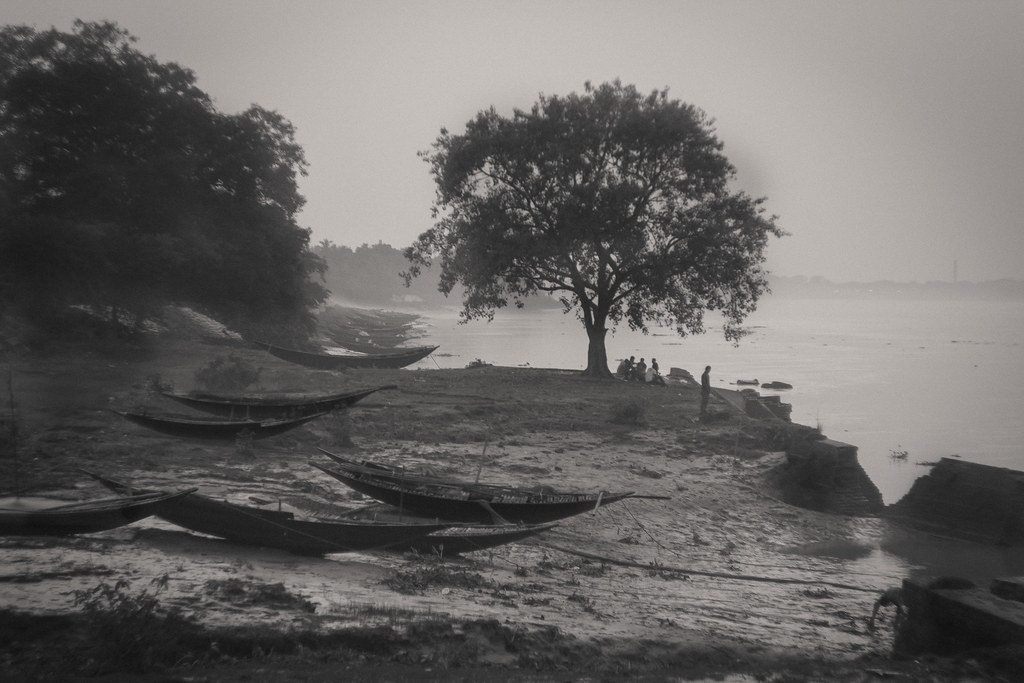
#> input picture lowcontrast.jpg, 1024 x 683 px
$ python 'histogrameşitlemesi.py'
#> lines starting #> are read from the running program, lines starting #| are printed output that depends on the picture
import cv2
import numpy as np


image = cv2.imread("lowcontrast.jpg", 0)
#> image: shape (683, 1024); min 13, max 205, mean 103.2

equalized_image = cv2.equalizeHist(image)
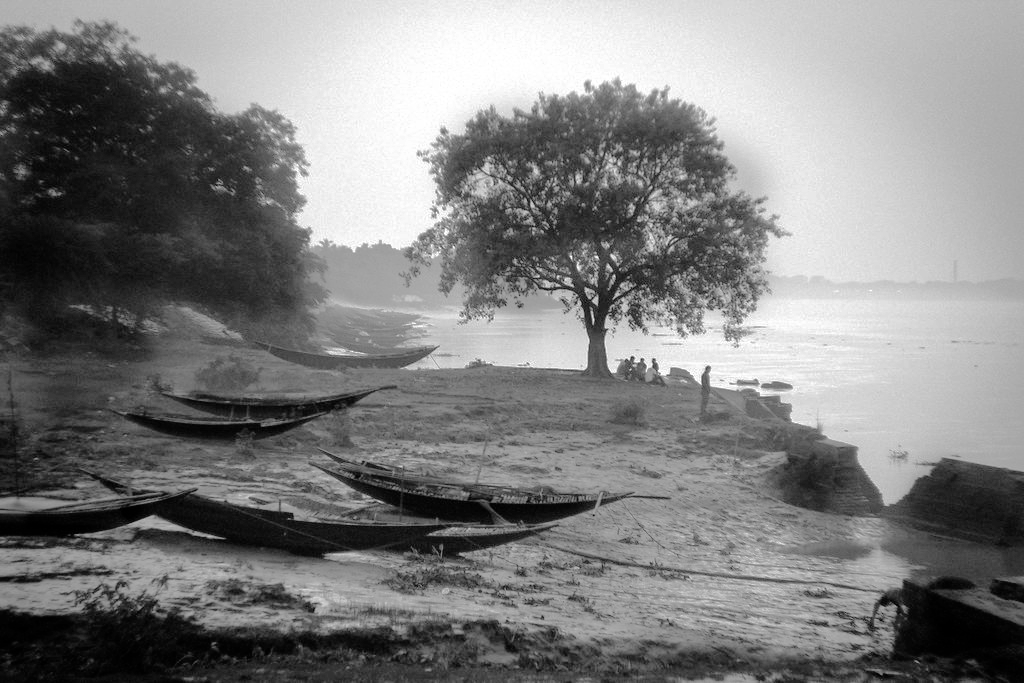
#> equalized_image: shape (683, 1024); min 0, max 255, mean 128.4


cv2.imshow("lowcontrast", image )
cv2.imshow("highcontrast", equalized_image)
cv2.waitKey(0)
cv2.destroyAllWindows()
